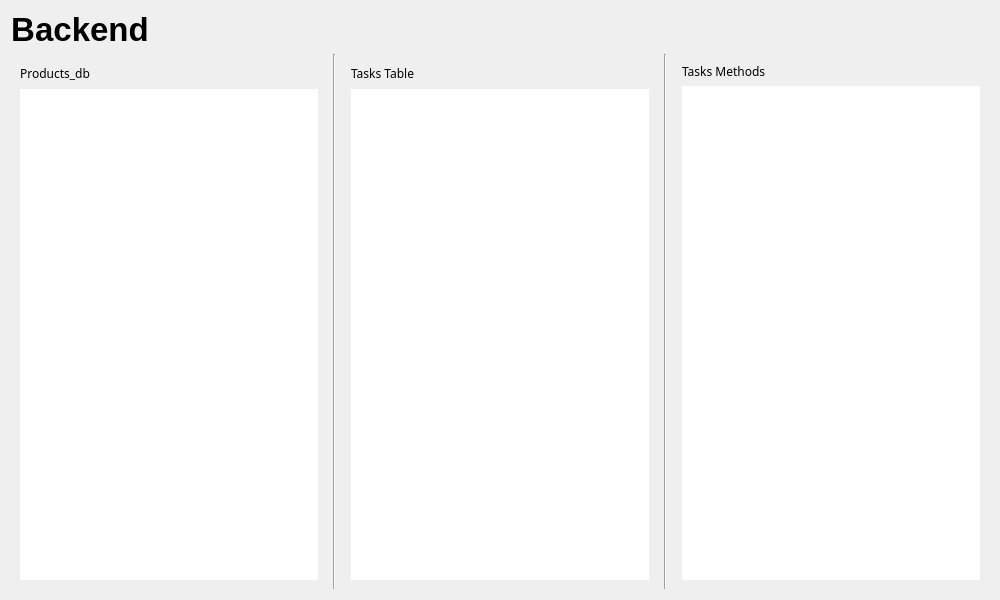
<?xml version="1.0" encoding="UTF-8"?>
<ui version="4.0">
 <class>BackendDashboard</class>
 <widget class="QWidget" name="BackendDashboard">
  <property name="geometry">
   <rect>
    <x>0</x>
    <y>0</y>
    <width>1000</width>
    <height>600</height>
   </rect>
  </property>
  <property name="windowTitle">
   <string>Backend Dashboard</string>
  </property>
  <layout class="QVBoxLayout" name="mainLayout">
   <item>
    <widget class="QLabel" name="titleLabel">
     <property name="sizePolicy">
      <sizepolicy hsizetype="Fixed" vsizetype="Preferred">
       <horstretch>0</horstretch>
       <verstretch>0</verstretch>
      </sizepolicy>
     </property>
     <property name="font">
      <font>
       <family>Segoe UI</family>
       <pointsize>25</pointsize>
       <bold>true</bold>
      </font>
     </property>
     <property name="text">
      <string>Backend</string>
     </property>
     <property name="alignment">
      <set>Qt::AlignmentFlag::AlignCenter</set>
     </property>
    </widget>
   </item>
   <item>
    <layout class="QHBoxLayout" name="horizontalLayout">
     <item>
      <widget class="QGroupBox" name="databaseTablesGroup">
       <property name="styleSheet">
        <string notr="true">border: none;</string>
       </property>
       <property name="title">
        <string/>
       </property>
       <layout class="QVBoxLayout" name="verticalLayout_1">
        <item>
         <layout class="QHBoxLayout" name="horizontalLayout_3">
          <property name="sizeConstraint">
           <enum>QLayout::SizeConstraint::SetNoConstraint</enum>
          </property>
          <property name="topMargin">
           <number>0</number>
          </property>
          <item>
           <widget class="QLabel" name="databaseLabel">
            <property name="sizePolicy">
             <sizepolicy hsizetype="Fixed" vsizetype="Preferred">
              <horstretch>0</horstretch>
              <verstretch>0</verstretch>
             </sizepolicy>
            </property>
            <property name="font">
             <font>
              <family>Segoe UI Semibold</family>
             </font>
            </property>
            <property name="text">
             <string>Products_db</string>
            </property>
            <property name="alignment">
             <set>Qt::AlignmentFlag::AlignCenter</set>
            </property>
           </widget>
          </item>
          <item>
           <spacer name="horizontalSpacer">
            <property name="orientation">
             <enum>Qt::Orientation::Horizontal</enum>
            </property>
            <property name="sizeHint" stdset="0">
             <size>
              <width>40</width>
              <height>20</height>
             </size>
            </property>
           </spacer>
          </item>
          <item>
           <widget class="QPushButton" name="pushButton">
            <property name="sizePolicy">
             <sizepolicy hsizetype="Fixed" vsizetype="Preferred">
              <horstretch>0</horstretch>
              <verstretch>0</verstretch>
             </sizepolicy>
            </property>
            <property name="layoutDirection">
             <enum>Qt::LayoutDirection::RightToLeft</enum>
            </property>
            <property name="styleSheet">
             <string notr="true">color: white;</string>
            </property>
            <property name="text">
             <string/>
            </property>
            <property name="icon">
             <iconset theme="QIcon::ThemeIcon::ListAdd"/>
            </property>
           </widget>
          </item>
         </layout>
        </item>
        <item>
         <widget class="QTreeWidget" name="databaseTreeWidget">
          <property name="headerHidden">
           <bool>true</bool>
          </property>
          <column>
           <property name="text">
            <string>1</string>
           </property>
          </column>
         </widget>
        </item>
       </layout>
      </widget>
     </item>
     <item>
      <widget class="Line" name="line">
       <property name="orientation">
        <enum>Qt::Orientation::Vertical</enum>
       </property>
      </widget>
     </item>
     <item>
      <widget class="QGroupBox" name="tasksTableGroup">
       <property name="styleSheet">
        <string notr="true">border: none;</string>
       </property>
       <property name="title">
        <string/>
       </property>
       <layout class="QVBoxLayout" name="verticalLayout_2">
        <item>
         <layout class="QHBoxLayout" name="horizontalLayoutButtons">
          <item>
           <widget class="QLabel" name="labelTable">
            <property name="sizePolicy">
             <sizepolicy hsizetype="Fixed" vsizetype="Preferred">
              <horstretch>0</horstretch>
              <verstretch>0</verstretch>
             </sizepolicy>
            </property>
            <property name="font">
             <font>
              <family>Segoe UI Semibold</family>
             </font>
            </property>
            <property name="text">
             <string>Tasks Table</string>
            </property>
           </widget>
          </item>
          <item>
           <spacer name="horizontalSpacer_2">
            <property name="orientation">
             <enum>Qt::Orientation::Horizontal</enum>
            </property>
            <property name="sizeHint" stdset="0">
             <size>
              <width>40</width>
              <height>20</height>
             </size>
            </property>
           </spacer>
          </item>
          <item>
           <widget class="QPushButton" name="editButton">
            <property name="text">
             <string/>
            </property>
            <property name="icon">
             <iconset theme="QIcon::ThemeIcon::MailMessageNew"/>
            </property>
           </widget>
          </item>
          <item>
           <widget class="QPushButton" name="addButton">
            <property name="text">
             <string/>
            </property>
            <property name="icon">
             <iconset theme="QIcon::ThemeIcon::ListAdd"/>
            </property>
           </widget>
          </item>
          <item>
           <widget class="QPushButton" name="deleteButton">
            <property name="text">
             <string/>
            </property>
            <property name="icon">
             <iconset theme="QIcon::ThemeIcon::ListRemove"/>
            </property>
           </widget>
          </item>
         </layout>
        </item>
        <item>
         <widget class="QTableWidget" name="tasksTableWidget">
          <property name="textElideMode">
           <enum>Qt::TextElideMode::ElideRight</enum>
          </property>
         </widget>
        </item>
       </layout>
      </widget>
     </item>
     <item>
      <widget class="Line" name="line_2">
       <property name="orientation">
        <enum>Qt::Orientation::Vertical</enum>
       </property>
      </widget>
     </item>
     <item>
      <widget class="QGroupBox" name="tasksMethodsGroup">
       <property name="styleSheet">
        <string notr="true">border: none;</string>
       </property>
       <property name="title">
        <string/>
       </property>
       <layout class="QVBoxLayout" name="verticalLayout_3">
        <item>
         <widget class="QLabel" name="labelMethods">
          <property name="sizePolicy">
           <sizepolicy hsizetype="Fixed" vsizetype="Preferred">
            <horstretch>0</horstretch>
            <verstretch>0</verstretch>
           </sizepolicy>
          </property>
          <property name="font">
           <font>
            <family>Segoe UI Semibold</family>
           </font>
          </property>
          <property name="text">
           <string>Tasks Methods</string>
          </property>
         </widget>
        </item>
        <item>
         <widget class="QListWidget" name="tasksMethodsListWidget"/>
        </item>
       </layout>
      </widget>
     </item>
    </layout>
   </item>
  </layout>
 </widget>
 <resources/>
 <connections/>
</ui>
